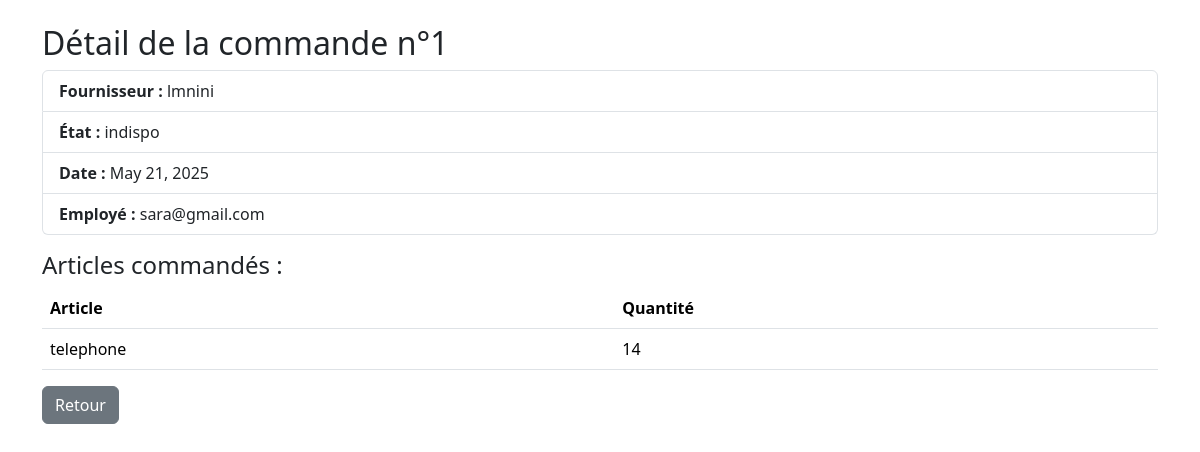
Before: /commandes/1/ (signed in) with the older database file.
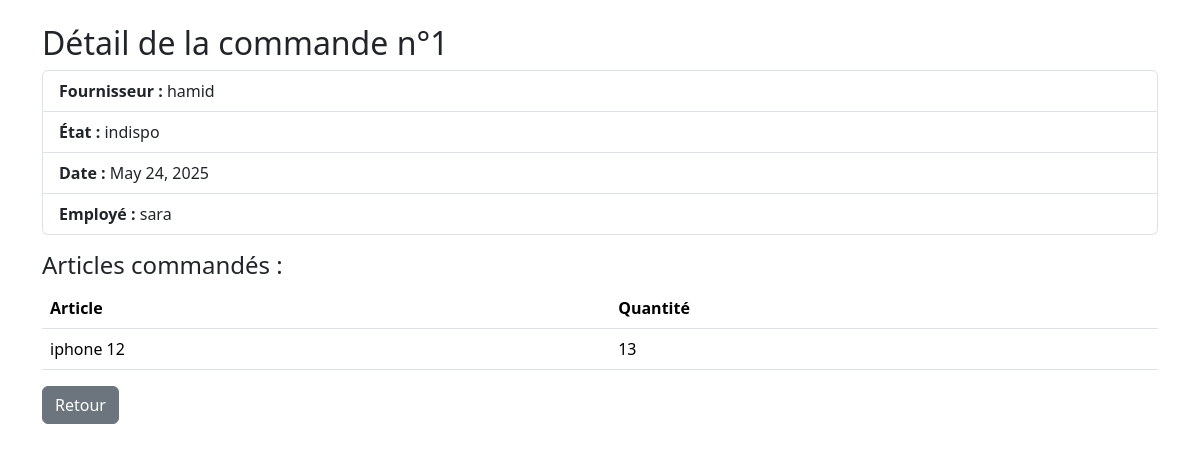
After: the same page with the newer database file.
### inventory/models.py (models this page shows, shortened)
class Commande(models.Model):
    date       = models.DateField(auto_now_add=True)
    etat       = models.CharField(max_length=100)
    fournisseur= models.ForeignKey(Fournisseur, on_delete=models.CASCADE)
    employe    = models.ForeignKey(CustomUser, on_delete=models.CASCADE, limit_choices_to={'role': 'employe'})

class Fournisseur(models.Model):
    user = models.OneToOneField(
        CustomUser, on_delete=models.CASCADE,
        limit_choices_to={'role': 'fournisseur'},
        related_name='fournisseur_profile',
        null=True, blank=True  # ← autorise les fournisseurs sans user
    )
    nom     = models.CharField(max_length=100)
    contact = models.CharField(max_length=20)
    email   = models.EmailField(unique=True)
    adresse = models.CharField(max_length=255, blank=True, null=True)

class CustomUser(AbstractUser):
    ROLE_CHOICES = [
        ('admin', 'Administrateur'),
        ('gestionnaire', 'Gestionnaire de stock'),
        ('employe', 'Employé'),
        ('fournisseur', 'Fournisseur'),
    ]
    role = models.CharField(max_length=20, choices=ROLE_CHOICES)
    phone_number = models.CharField(max_length=15, blank=True, null=True)
    secondary_email = models.EmailField("Email secondaire (2FA)", blank=True, null=True, unique=True)

class Avoir(models.Model):
    commande = models.ForeignKey(Commande, on_delete=models.CASCADE, related_name='articles_commande')
    article  = models.ForeignKey(Article, on_delete=models.CASCADE)
    quantite = models.PositiveIntegerField()

class Article(models.Model):
    nom       = models.CharField(max_length=200)
    reference = models.CharField(max_length=100, unique=True)
    prix      = models.DecimalField(max_digits=10, decimal_places=2)
    quantite  = models.IntegerField(default=0, help_text="Quantité réelle en stock")
    stock     = models.IntegerField(default=0, help_text="Stock calculé ou ajusté manuellement")
    description = models.TextField(blank=True, default="")
    stock_min = models.PositiveIntegerField(default=1)

### inventory/views.py (the view)
# urls.py: path('commandes/<int:id>/', commande_detail, name='commande_detail'),
@login_required
def commande_detail(request, id):
    commande = get_object_or_404(Commande, id=id)
    avoirs = commande.articles_commande.all()
    return render(request, 'commande_detail.html', {'commande': commande, 'avoirs': avoirs})

### templates/commande_detail.html (shortened to what this page needs)
<!DOCTYPE html>
<html lang="fr">
<head>
    <link href="https://cdn.jsdelivr.net/npm/bootstrap@5.3.2/dist/css/bootstrap.min.css" rel="stylesheet">
</head>
<body>
<div class="container mt-4">
    <h2>Détail de la commande n°{{ commande.id }}</h2>
    <ul class="list-group mb-3">
        <li class="list-group-item"><strong>Fournisseur :</strong> {{ commande.fournisseur.nom }}</li>
        <li class="list-group-item"><strong>État :</strong> {{ commande.etat }}</li>
        <li class="list-group-item"><strong>Date :</strong> {{ commande.date }}</li>
        <li class="list-group-item"><strong>Employé :</strong> {{ commande.employe.username }}</li>
    </ul>
    <h4>Articles commandés :</h4>
    <table class="table">
        <thead>
            <tr>
                <th>Article</th>
                <th>Quantité</th>
            </tr>
        </thead>
        <tbody>
            {% for avoir in avoirs %}
            <tr>
                <td>{{ avoir.article.nom }}</td>
                <td>{{ avoir.quantite }}</td>
            </tr>
            {% endfor %}
        </tbody>
    </table>
  <a href="{% url 'dashboard_fournisseur' %}" class="btn btn-secondary">Retour</a>
</div>
</body>
</html>

Changed rows visible on the page:
changed Commande "indispo": fournisseur.nom "lmnini" → "hamid"; date "May 21, 2025" → "May 24, 2025"; employe.username "sara@gmail.com" → "sara"
changed Avoir: article.nom "telephone" → "iphone 12"; quantite "14" → "13"
